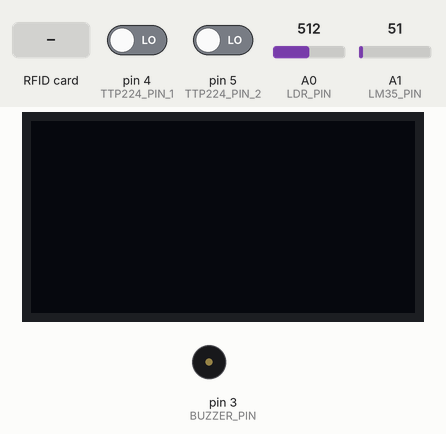
Bench run of a sketch on a simulated Arduino Uno, built with avr-gcc and run on an emulated ATmega328P. On the bench: 128×64 one-colour display, buzzer (waves = sounding, pin HIGH). The test bench sets the inputs (shaded band); at power-on: A0 (LDR_PIN) = 512, pin 4 (TTP224_PIN_1) LOW, pin 5 (TTP224_PIN_2) LOW, A1 (LM35_PIN) = 51. Pins used as bus, display or sensor lines are not drawn; what the sketch prints to the serial monitor is not drawn.

Above: at 1.2 s.
1.3 s: RFID card 66 62 25 F8 held to the reader
At 1.9 s:
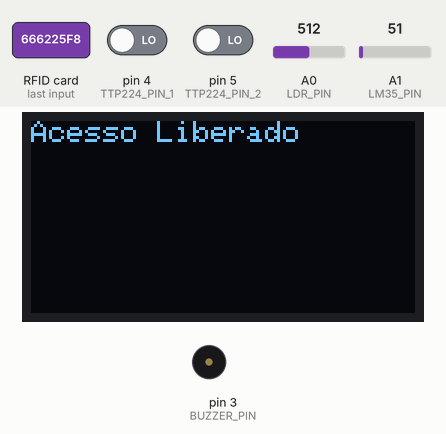
4.3 s: A0 (LDR_PIN) set to 216
5.8 s: A0 (LDR_PIN) set to 191
At 6.3 s:
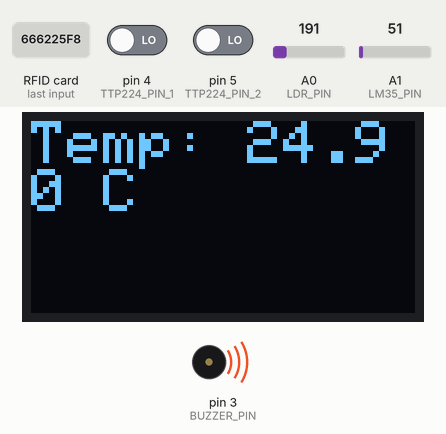
8.5 s: RFID card 5E 7A 19 C4 held to the reader
At 9.4 s:
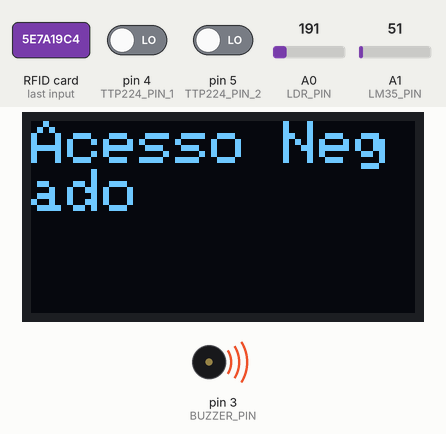
10.2 s: RFID card 66 62 25 F8 held to the reader
At 12.0 s:
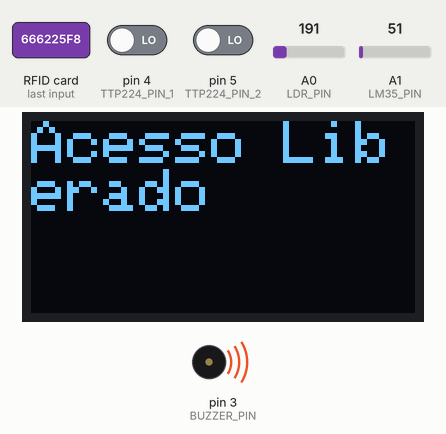
Timing chart, 0 to 17.2 s (numbered marks = the images above; inputs shaded):
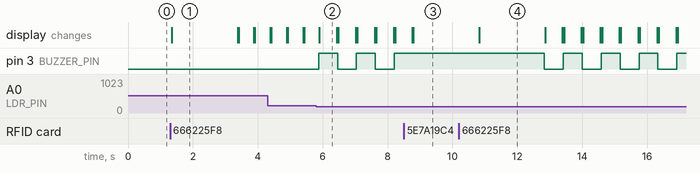

The sketch:

SISTEMA_AMBIENTALqdeucerto.ino
```cpp
#include <Wire.h>
#include <Adafruit_GFX.h>
#include <Adafruit_SH1106.h>
#include <SPI.h>
#include <MFRC522.h>

#define SCREEN_WIDTH 128
#define SCREEN_HEIGHT 64
#define LM35_PIN A1
#define LDR_PIN A0
#define BUZZER_PIN 3
#define TTP224_PIN_1 4
#define TTP224_PIN_2 5
#define TTP224_PIN_3 6
#define TTP224_PIN_4 7
#define SS_PIN 10
#define RST_PIN 9

Adafruit_SH1106 display(SCREEN_WIDTH, SCREEN_HEIGHT, &Wire, -1, -1);
MFRC522 rfid(SS_PIN, RST_PIN);

bool accessGranted = false;
bool isCelsius = true;
bool isLargeFont = true;
int brightnessThreshold = 200;
int buzzerState = LOW;

void setup() {
    Serial.begin(9600);
    Serial.println("Iniciando o sistema...");

    display.begin(SH1106_I2C_ADDRESS, -1);
    pinMode(BUZZER_PIN, OUTPUT);
    pinMode(TTP224_PIN_1, INPUT);
    pinMode(TTP224_PIN_2, INPUT);
    pinMode(TTP224_PIN_3, INPUT);
    pinMode(TTP224_PIN_4, INPUT);

    SPI.begin();
    rfid.PCD_Init();

    display.clearDisplay();
    Serial.println("Sistema iniciado.");
}

void loop() {
    Serial.println("Loop executando...");
    checkRFID();

    if (accessGranted) {
        monitorEnvironment();
    }
}

void checkRFID() {
    if (!rfid.PICC_IsNewCardPresent()) {
        return;
    }

    if (!rfid.PICC_ReadCardSerial()) {
        return;
    }

    byte allowedUID[] = {0x66, 0x62, 0x25, 0xF8};

    bool isValidUID = true;
    for (int i = 0; i < 4; i++) {
        if (rfid.uid.uidByte[i] != allowedUID[i]) {
            isValidUID = false;
            break;
        }
    }

    if (isValidUID) {
        display.clearDisplay();
        display.setCursor(0, 0);
        display.print("Acesso Liberado");
        display.display();
        Serial.println("Acesso liberado.");
        delay(2000);
        accessGranted = true;
    } else {
        display.clearDisplay();
        display.setCursor(0, 0);
        display.print("Acesso Negado");
        display.display();
        Serial.println("Acesso negado.");
        delay(2000);
        accessGranted = false;
    }

    rfid.PICC_HaltA();
}

void monitorEnvironment() {
    float temperature = readLM35Temperature();
    int luminosity = analogRead(LDR_PIN);

    Serial.print("Temperatura: ");
    Serial.print(temperature);
    Serial.print(" | Luminosidade: ");
    Serial.println(luminosity);

    if (luminosity < brightnessThreshold) {
        buzzerState = !buzzerState;
        digitalWrite(BUZZER_PIN, buzzerState);
        display.clearDisplay();
        display.setTextSize(isLargeFont ? 2 : 1);
        display.setTextColor(WHITE);
        display.setCursor(0, 0);
        display.print("Temp: ");
        display.print(isCelsius ? temperature : (temperature + 273.15));
        display.print(isCelsius ? " C" : " K");
        display.display();
        delay(500);
    } else {
        digitalWrite(BUZZER_PIN, LOW);
        display.clearDisplay();
        display.setTextSize(isLargeFont ? 2 : 1);
        display.setCursor(0, 0);
        display.print("Temp: ");
        display.print(isCelsius ? temperature : (temperature + 273.15));
        display.print(isCelsius ? " C" : " K");
        display.display();
    }

    navigateSettings();
}

float readLM35Temperature() {
    int rawValue = analogRead(LM35_PIN);
    float voltage = (rawValue * 5.0) / 1024.0;
    return voltage * 100;
}

void navigateSettings() {
    display.clearDisplay();
    display.setCursor(0, 0);
    display.print("Clique 1: Config.");
    display.print("Clique 2: Retornar");
    display.display();

    if (digitalRead(TTP224_PIN_1) == HIGH) {
        settingsMenu();
    }
    if (digitalRead(TTP224_PIN_2) == HIGH) {
        accessGranted = false;
    }
}

void settingsMenu() {
    display.clearDisplay();
    display.setCursor(0, 0);
    display.print("Opção 1: Mudar Fonte");
    display.print("Opção 2: Mudar Unidade");
    display.display();

    if (digitalRead(TTP224_PIN_3) == HIGH) {
        isLargeFont = !isLargeFont;
        Serial.print("Fonte grande: ");
        Serial.println(isLargeFont ? "Ativada" : "Desativada");
        delay(500);
    }
    if (digitalRead(TTP224_PIN_4) == HIGH) {
        isCelsius = !isCelsius;
        Serial.print("Unidade Celsius: ");
        Serial.println(isCelsius ? "Ativada" : "Desativada");
        delay(500);
    }
}
```

Measured:
- the behaviour switches between 200 and 199 on A0 (LDR_PIN) (found by bisection; images 1 and 2)
- after the input at 1.3 s, the display: changes after 0.05 s (image 1)
- after the input at 5.8 s, pin 3 (BUZZER_PIN): alternates HIGH for 0.58 s and LOW for 0.58 s, starting after 0.07 s
- after the input at 8.5 s, pin 3 (BUZZER_PIN): stays HIGH (without the input it goes to LOW after 0.29 s); the display: first differs from a run without the input after 0.30 s (image 3)
- after the input at 10.2 s, pin 3 (BUZZER_PIN): alternates HIGH for 0.58 s and LOW for 0.58 s, starting after 2.6 s; the display: changes after 0.63 s (image 4)
- what the display in image 1 shows lasts 2.1 s, from 1.3 s to 3.4 s
- what the display in image 2 shows lasts 0.5 s, from 5.9 s to 6.4 s
